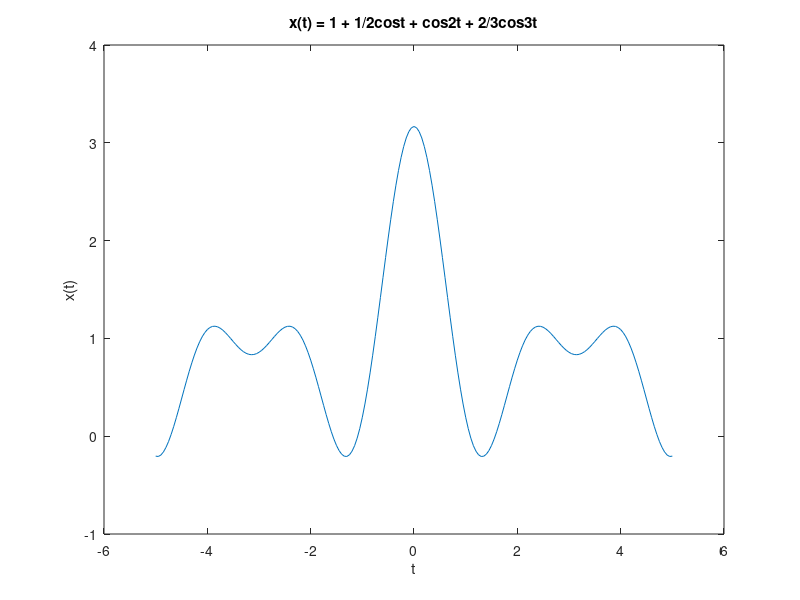

Reproduce this figure in MATLAB.
function question_4()
  t = [-5:0.05:5];

x = 1 + 1/4 * (exp(1i*t) + exp(-1i*t)) + 1/2 * (exp(2i*t) + exp(-2i*t)) + 1/3 * (exp(3i*t) + exp(-3i*t));
y = 1 + 1/2 * cos(t) + cos(2*t) + 2/3 * cos(3*t);

plot(t,x);
%plot(t,y,'r');
xlabel('t');
ylabel('x(t)');
title('x(t) = 1 + 1/2cost + cos2t + 2/3cos3t');
  
endfunction